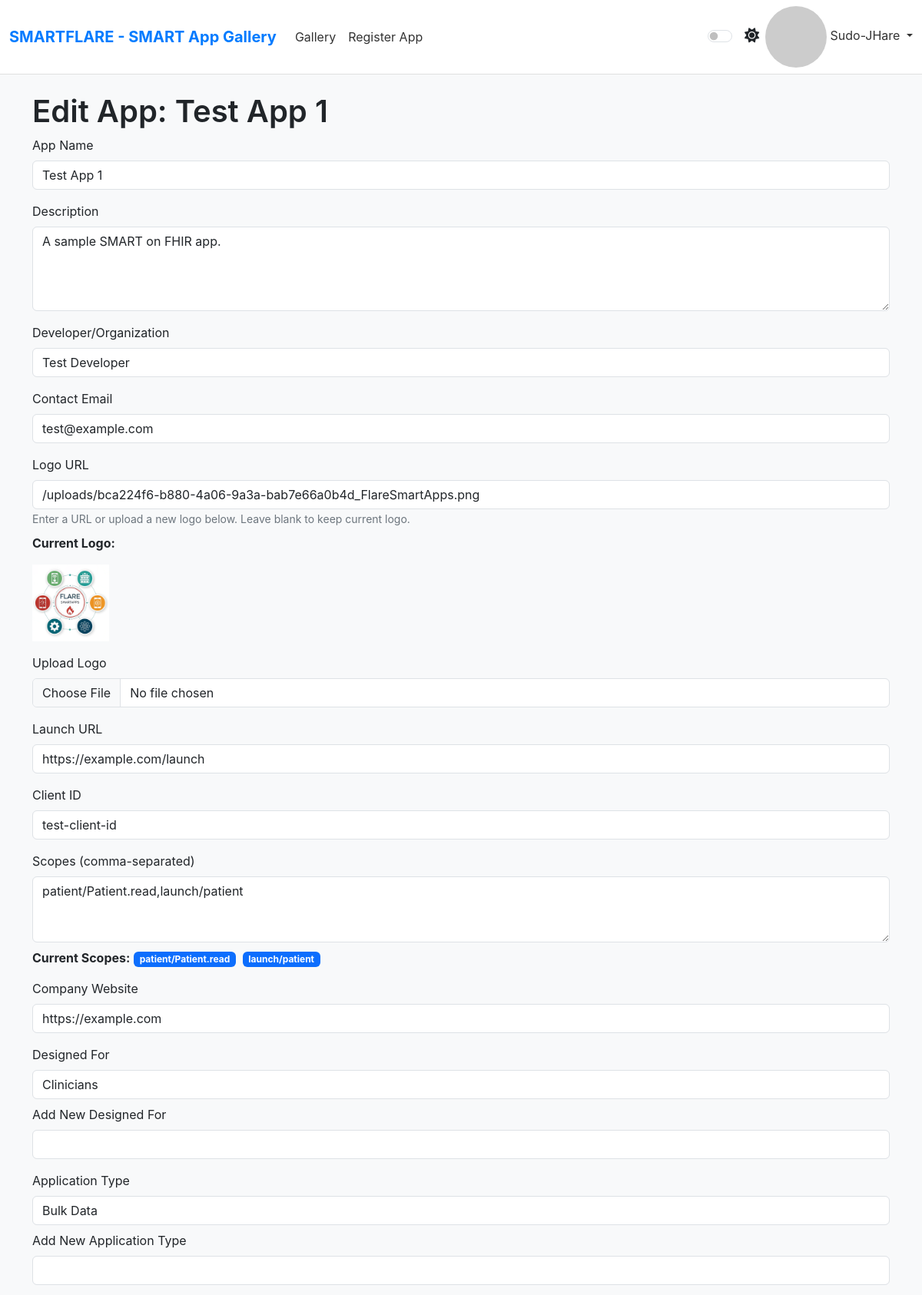
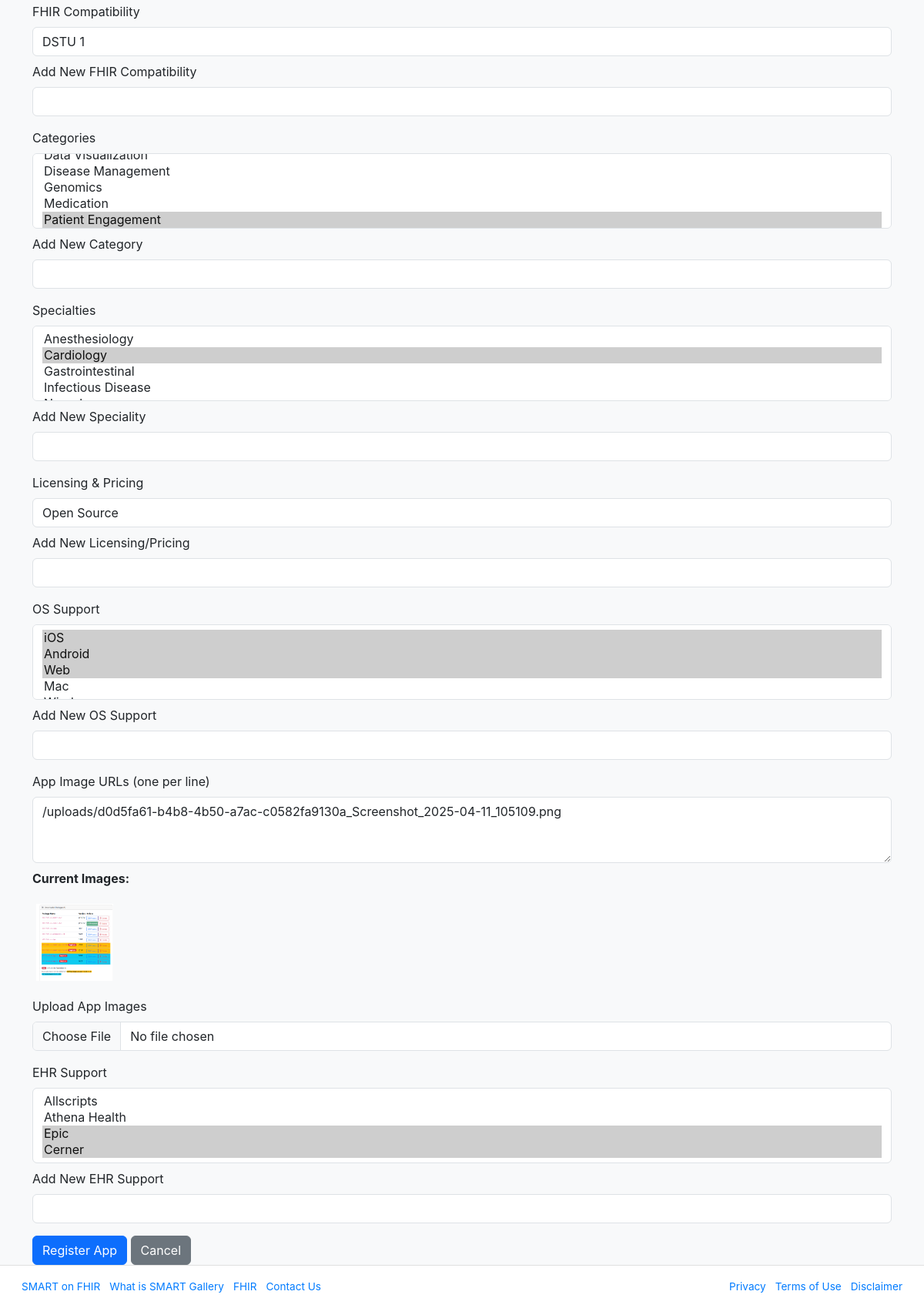
The page /gallery/edit/1 (signed in) on the database its author committed (2 pictures, top to bottom).
### app/models.py (models this page shows, shortened)
class User(db.Model):
    id = db.Column(db.Integer, primary_key=True)
    username = db.Column(db.String(80), unique=True, nullable=False)
    email = db.Column(db.String(120), unique=True, nullable=True)
    password_hash = db.Column(db.String(255))
    oauth_provider = db.Column(db.String(50))
    oauth_id = db.Column(db.String(100))
    created_at = db.Column(db.DateTime, default=datetime.utcnow)
    @property
    def is_authenticated(self):
        return True

class SmartApp(db.Model):
    id = db.Column(db.Integer, primary_key=True)
    name = db.Column(db.String(100), nullable=False)
    description = db.Column(db.Text, nullable=False)
    developer = db.Column(db.String(100), nullable=False)
    contact_email = db.Column(db.String(120), nullable=False)
    logo_url = db.Column(db.String(200))
    launch_url = db.Column(db.String(200), nullable=False)
    client_id = db.Column(db.String(100), nullable=False)
    scopes = db.Column(db.Text)
    website = db.Column(db.String(200))
    designed_for_id = db.Column(db.Integer, db.ForeignKey('designed_for.id'))
    application_type_id = db.Column(db.Integer, db.ForeignKey('application_type.id'))
    fhir_compatibility_id = db.Column(db.Integer, db.ForeignKey('fhir_support.id'))
    categories = db.Column(db.Text)  # Comma-separated Category IDs
    specialties = db.Column(db.Text)  # Comma-separated Speciality IDs
    licensing_pricing_id = db.Column(db.Integer, db.ForeignKey('pricing_license.id'))
    os_support = db.Column(db.Text)  # Comma-separated OSSupport IDs
    app_images = db.Column(db.Text)
    ehr_support = db.Column(db.Text)  # Comma-separated EHRSupport IDs
    user_id = db.Column(db.Integer, db.ForeignKey('user.id'), nullable=False)
    registration_date = db.Column(db.DateTime, default=datetime.utcnow)
    last_updated = db.Column(db.DateTime, default=datetime.utcnow, onupdate=datetime.utcnow)

### app/routes.py (the view, shortened to what this page needs)
@gallery_bp.route('/gallery/edit/<int:app_id>', methods=['GET', 'POST'])
@login_required
def edit_app(app_id):
    app = SmartApp.query.get_or_404(app_id)
    if app.user_id != current_user.id:
        flash('You can only edit your own apps.', 'danger')
        return redirect(url_for('gallery.app_detail', app_id=app_id))
    form = SmartAppForm(obj=app)
    if not form.is_submitted():
        if app.categories:
            form.categories.data = [int(cid) for cid in app.categories.split(',') if cid]
        if app.specialties:
            form.specialties.data = [int(sid) for sid in app.specialties.split(',') if sid]
        if app.os_support:
            form.os_support.data = [int(oid) for oid in app.os_support.split(',') if oid]
        if app.ehr_support:
            form.ehr_support.data = [int(eid) for eid in app.ehr_support.split(',') if eid]
        if app.app_images:
            current_images = [img for img in app.app_images.split(',') if img.startswith(('http://', 'https://', '/uploads/'))]
            form.app_image_urls.data = '\n'.join(current_images)
        else:
            form.app_image_urls.data = ''
    return render_template('edit_app.html', form=form, app=app)

### app/templates/edit_app.html (shortened to what this page needs)
{% extends "base.html" %}
{% block content %}
    <h1>Edit App: {{ app.name }}</h1>
    <form method="POST" enctype="multipart/form-data">
        <div class="mb-3">
            {{ form.name.label(class="form-label") }}
            {{ form.name(class="form-control") }}
        </div>
        <div class="mb-3">
            {{ form.description.label(class="form-label") }}
            {{ form.description(class="form-control", rows=4) }}
        </div>
        <div class="mb-3">
            {{ form.developer.label(class="form-label") }}
            {{ form.developer(class="form-control") }}
        </div>
        <div class="mb-3">
            {{ form.contact_email.label(class="form-label") }}
            {{ form.contact_email(class="form-control") }}
        </div>
        <div class="mb-3">
            {{ form.logo_url.label(class="form-label") }}
            {{ form.logo_url(class="form-control") }}
            <small class="form-text text-muted">Enter a URL or upload a new logo below. Leave blank to keep current logo.</small>
            {% if app.logo_url %}
                <p class="mt-2"><strong>Current Logo:</strong></p>
                <img src="{{ app.logo_url }}" alt="Current Logo" style="max-height: 100px;">
            {% endif %}
        </div>
        <div class="mb-3">
            {{ form.logo_upload.label(class="form-label") }}
            {{ form.logo_upload(class="form-control") }}
        </div>
        <div class="mb-3">
            {{ form.launch_url.label(class="form-label") }}
            {{ form.launch_url(class="form-control") }}
        </div>
        <div class="mb-3">
            {{ form.client_id.label(class="form-label") }}
            {{ form.client_id(class="form-control") }}
        </div>
        <div class="mb-3">
            {{ form.scopes.label(class="form-label") }}
            {{ form.scopes(class="form-control", rows=3) }}
            {% if app.scopes and app.scopes.strip() %}
                <p class="mt-2"><strong>Current Scopes:</strong>
                    {% for scope in app.scopes.split(',') %}
                        {% if scope.strip() %}
                            <span class="badge bg-primary me-1">{{ scope.strip() }}</span>
                        {% endif %}
                    {% endfor %}
                </p>
            {% else %}
                <p class="mt-2 text-muted">No scopes defined.</p>
            {% endif %}
        </div>
        <div class="mb-3">
            {{ form.website.label(class="form-label") }}
            {{ form.website(class="form-control") }}
        </div>
        <div class="mb-3">
            {{ form.designed_for.label(class="form-label") }}
            {{ form.designed_for(class="form-control") }}
            {{ form.designed_for_new.label(class="form-label mt-2") }}
            {{ form.designed_for_new(class="form-control") }}
        </div>
        <div class="mb-3">
            {{ form.application_type.label(class="form-label") }}
            {{ form.application_type(class="form-control") }}
            {{ form.application_type_new.label(class="form-label mt-2") }}
            {{ form.application_type_new(class="form-control") }}
        </div>
        <div class="mb-3">
            {{ form.fhir_compatibility.label(class="form-label") }}
            {{ form.fhir_compatibility(class="form-control") }}
            {{ form.fhir_compatibility_new.label(class="form-label mt-2") }}
            {{ form.fhir_compatibility_new(class="form-control") }}
        </div>
        <div class="mb-3">
            {{ form.categories.label(class="form-label") }}
            {{ form.categories(class="form-control") }}
            {{ form.categories_new.label(class="form-label mt-2") }}
            {{ form.categories_new(class="form-control") }}
        </div>
        <div class="mb-3">
            {{ form.specialties.label(class="form-label") }}
            {{ form.specialties(class="form-control") }}
            {{ form.specialties_new.label(class="form-label mt-2") }}
            {{ form.specialties_new(class="form-control") }}
        </div>
        <div class="mb-3">
            {{ form.licensing_pricing.label(class="form-label") }}
            {{ form.licensing_pricing(class="form-control") }}
            {{ form.licensing_pricing_new.label(class="form-label mt-2") }}
            {{ form.licensing_pricing_new(class="form-control") }}
        </div>
        <div class="mb-3">
            {{ form.os_support.label(class="form-label") }}
            {{ form.os_support(class="form-control") }}
            {{ form.os_support_new.label(class="form-label mt-2") }}
            {{ form.os_support_new(class="form-control") }}
        </div>
        <div class="mb-3">
            {{ form.app_image_urls.label(class="form-label") }}
            {{ form.app_image_urls(class="form-control", rows=3) }}
            {% if app.app_images %}
                <p class="mt-2"><strong>Current Images:</strong></p>
                {% for image in app.app_images.split(',') %}
                    <img src="{{ image }}" alt="App Image" style="max-height: 100px; margin: 5px;">
                {% endfor %}
            {% endif %}
        </div>
        <div class="mb-3">
            {{ form.app_image_uploads.label(class="form-label") }}
            {{ form.app_image_uploads(class="form-control") }}
        </div>
        <div class="mb-3">
            {{ form.ehr_support.label(class="form-label") }}
            {{ form.ehr_support(class="form-control") }}
            {{ form.ehr_support_new.label(class="form-label mt-2") }}
            {{ form.ehr_support_new(class="form-control") }}
        </div>
        {{ form.submit(class="btn btn-primary") }}
        <a href="{{ url_for('gallery.app_detail', app_id=app.id) }}" class="btn btn-secondary">Cancel</a>
    </form>
{% endblock %}

### app/templates/base.html (shortened to what this page needs)
<!DOCTYPE html>
<html lang="en">
<head>
    <link href="{{ url_for('static', filename='bootstrap.min.css') }}" rel="stylesheet">
    <link rel="stylesheet" href="https://cdnjs.cloudflare.com/ajax/libs/font-awesome/6.4.2/css/all.min.css" />
</head>
<body>
    <nav class="navbar navbar-expand-lg navbar-light">
        <div class="container-fluid">
            <a class="navbar-brand" href="{{ url_for('gallery.gallery') }}">SMARTFLARE - SMART App Gallery</a>
            <div class="collapse navbar-collapse d-flex justify-content-between" id="navbarNav">
                <ul class="navbar-nav">
                    <li class="nav-item">
                        <a class="nav-link {% if request.endpoint == 'gallery.gallery' %}active{% endif %}" href="{{ url_for('gallery.gallery') }}">Gallery</a>
                    </li>
                    {% if current_user.is_authenticated %}
                        <li class="nav-item">
                            <a class="nav-link {% if request.endpoint == 'gallery.register' %}active{% endif %}" href="{{ url_for('gallery.register') }}">Register App</a>
                        </li>
                    {% endif %}
                </ul>
                <div class="navbar-controls d-flex align-items-center ms-auto">
                    <div class="form-check form-switch">
                        <input class="form-check-input" type="checkbox" id="themeToggle" onchange="toggleTheme()" aria-label="Toggle dark mode" {% if request.cookies.get('theme') == 'dark' %}checked{% endif %}>
                        <label class="form-check-label" for="themeToggle">
                            <i class="fas fa-sun"></i>
                        </label>
                    </div>
                    {% if current_user.is_authenticated and current_user.username %}
                        <div class="dropdown">
                            <a class="nav-link dropdown-toggle" href="#" id="userDropdown" role="button" data-bs-toggle="dropdown" aria-expanded="false">
                                {% if current_user.email %}
                                    <img src="https://www.gravatar.com/avatar/{{ current_user.email | md5 }}?s=30&d=identicon" class="user-avatar" alt="User Avatar" onerror="this.style.display='none';this.nextElementSibling.style.display='inline-block';">
                                {% endif %}
                                {{ current_user.username }}
                            </a>
                        </div>
                    {% else %}
                        <a class="nav-link login-link {% if request.endpoint == 'auth.login' %}active{% endif %}" href="{{ url_for('auth.login') }}">Login</a>
                        <a class="nav-link login-link {% if request.endpoint == 'auth.register' %}active{% endif %}" href="{{ url_for('auth.register') }}">Register</a>
                    {% endif %}
                </div>
            </div>
        </div>
    </nav>
    <main class="flex-grow-1">
        <div class="container mt-4">
            {% block content %}{% endblock %}
        </div>
    </main>
    <footer class="main-footer" role="contentinfo">
        <div class="container-fluid">
            <div class="d-flex justify-content-between align-items-center">
                <div class="footer-left">
                    <a href="https://smarthealthit.org/" target="_blank" rel="noreferrer" aria-label="Visit SMART on FHIR website">SMART on FHIR</a>
                    <a href="/about" aria-label="Learn about SMART App Gallery">What is SMART Gallery</a>
                    <a href="https://www.hl7.org/fhir/" target="_blank" rel="noreferrer" aria-label="Visit FHIR website">FHIR</a>
                    <a href="mailto:support@smartflare.com" aria-label="Contact SMARTFLARE support">Contact Us</a>
                </div>
                <div class="footer-right">
                    <a href="/documents/privacy.pdf" aria-label="View Privacy Policy">Privacy</a>
                    <a href="/documents/terms.pdf" aria-label="View Terms of Use">Terms of Use</a>
                    <a href="/documents/disclaimer.pdf" aria-label="View Disclaimer">Disclaimer</a>
                </div>
            </div>
        </div>
    </footer>
</body>
</html>

### app/templates/base.html (style rules this page uses)
body { font-family: 'Inter', -apple-system, BlinkMacSystemFont, 'Segoe UI', Roboto, sans-serif; background-color: #f8f9fa; color: #212529; display: flex; flex-direction: column; min-height: 100vh; margin: 0; }
main { flex-grow: 1; }
h1, h5 { font-weight: 600; }
.navbar-light { background-color: #ffffff !important; border-bottom: 1px solid #e0e0e0; }
.navbar-brand { font-weight: bold; color: #007bff !important; }
.nav-link { color: #333 !important; transition: color 0.2s ease; }
.text-muted { color: #6c757d !important; }
.form-check-label i { font-size: 1.2rem; margin-left: 0.5rem; }
.navbar-controls { gap: 0.5rem; padding-right: 0; }
footer { background-color: #ffffff; height: 56px; display: flex; align-items: center; padding: 0.5rem 1rem; border-top: 1px solid #e0e0e0; }
.footer-left, .footer-right { display: inline-flex; gap: 0.75rem; align-items: center; }
.footer-left a, .footer-right a { color: #007bff; text-decoration: none; font-size: 0.85rem; }
.user-avatar { display: inline-block; border-radius: 50%; vertical-align: middle; }

### rows shown on the page
User: username "Sudo-JHare"
SmartApp: name "Test App 1", description "A sample SMART on FHIR app.", developer "Test Developer", contact_email "test@example.com", logo_url "/uploads/bca224f6-b880-4a06-9a3a-bab7e66a0b4d_FlareSmartApps.png", logo_url (picture), launch_url "https://example.com/launch", client_id "test-client-id", scopes "patient/Patient.read,launch/patient", website "https://example.com", designed_for "Clinicians", application_type "Bulk Data", fhir_compatibility "DSTU 1", categories "Disease Management / Genomics / Medication / Patient Engagement ☑", specialties "Anesthesiology / Cardiology ☑ / Gastrointestinal / Infectious Disease", licensing_pricing "Open Source", os_support "iOS ☑ / Android ☑ / Web ☑ / Mac", app_images (picture), ehr_support "Allscripts / Athena Health / Epic ☑ / Cerner ☑"

### other values the page prints
{{ scope.strip() }} "patient/Patient.read" "launch/patient"
